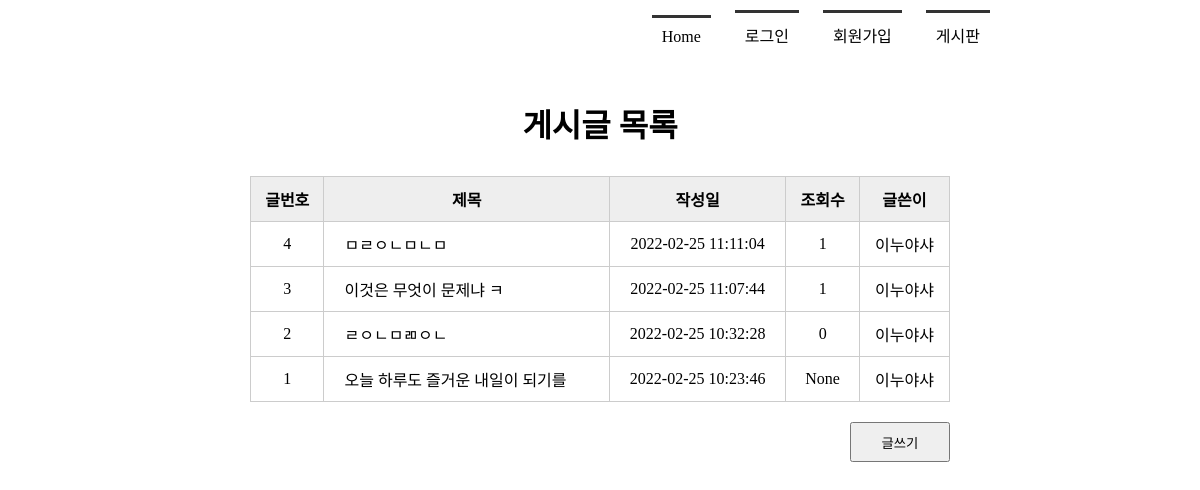
The app's page /boardlist/, older data.
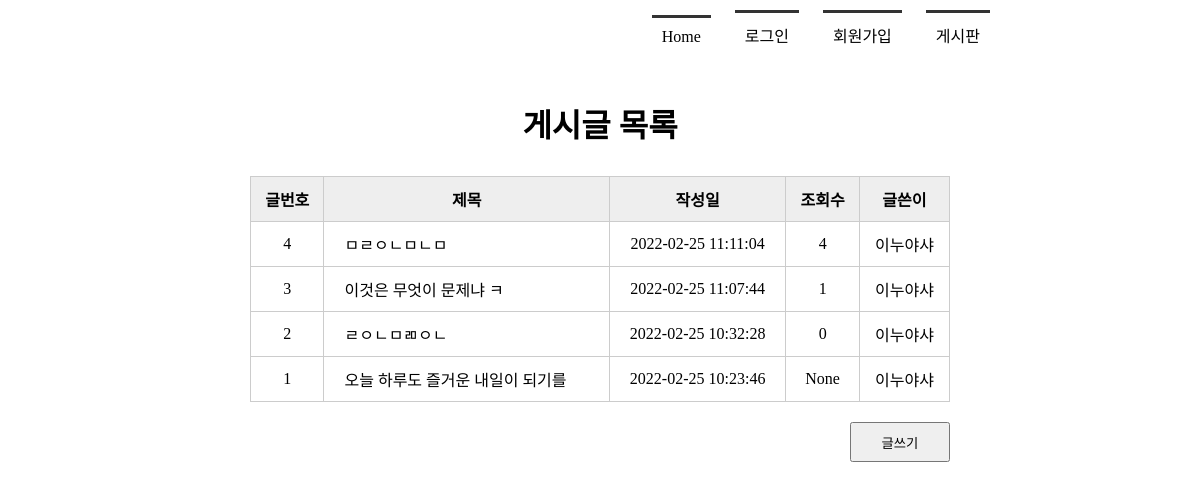
The same page, newer data.
### tables this page shows
CREATE TABLE board(
            bno integer PRIMARY KEY AUTOINCREMENT,
            title text NOT NULL,
            content text NOT NULL,
            createDate timestamp date DEFAULT (datetime('now', 'localtime')),
            hit integer,
            mid char(5) NOT NULL,
            FOREIGN KEY(mid) REFERENCES member(mid) ON DELETE CASCADE
        );

### app.py (the view)
@app.route('/boardlist/')
def boardlist():
    rs = select_board()
    return render_template('boardlist.html', rs=rs)

### model/model_board.py (called while the page is built)
def select_board():
    conn = getconn()
    cur = conn.cursor()
    sql = "SELECT * FROM board ORDER BY bno DESC"
    cur.execute(sql)
    rs = cur.fetchall()
    conn.close()
    return rs

### model/model_member.py (called while the page is built)
def getconn():
    conn = sqlite3.connect("./member.db")
    return conn

### templates/boardlist.html (shortened to what this page needs)
<!DOCTYPE html>
<html lang="en">
<head>
    <link rel ="stylesheet" href="{{ url_for('static', filename= 'style.css') }}">
</head>
<body>
     <div id="container">
         {% include 'navbar.html' %}
         <section>
             <h1>게시글 목록</h1>
             <table class="tbl_board">
                 <tr>
                     <th>글번호</th><th>제목</th><th>작성일</th><th>조회수</th><th>글쓴이</th>
                 </tr>
                 {% for i in rs %}
                 <tr>
                     <td>{{ i[0] }}</td>
                     <td><a href="{{url_for('board_view', bno=i[0])}}">{{ i[1] }}</a></td>
                     <td>{{ i[3] }}</td>
                     <td>{{ i[4] }}</td>
                     <td>{{ i[5] }}</td>
                 </tr>
                 {% endfor %}
             </table>
             <div class="btn_write">
                 <button type="button"
                        onclick="location.href='/writing/'">글쓰기</button>
             </div>
         </section>
     </div>
</body>
</html>

Row changes from the older to the newer data that the page shows:
changed board "ㅁㄹㅇㄴㅁㄴㅁ": hit "1" → "4"
